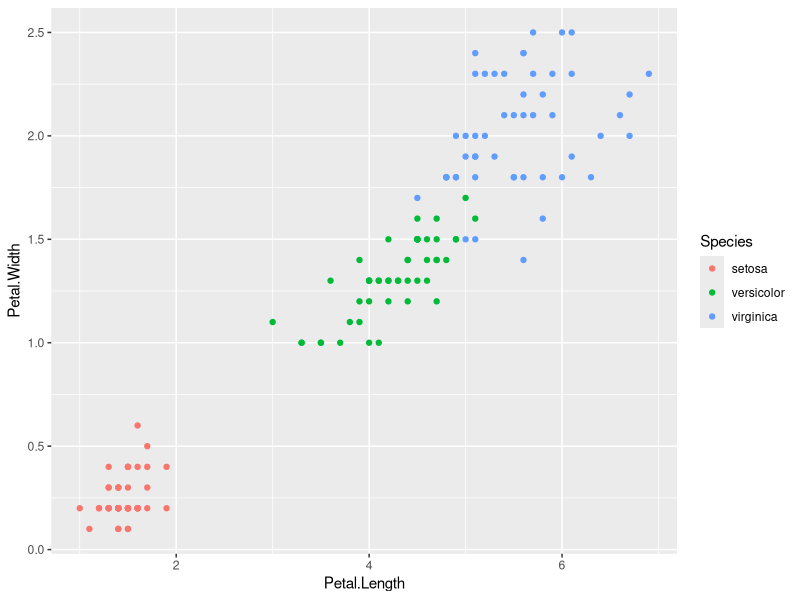
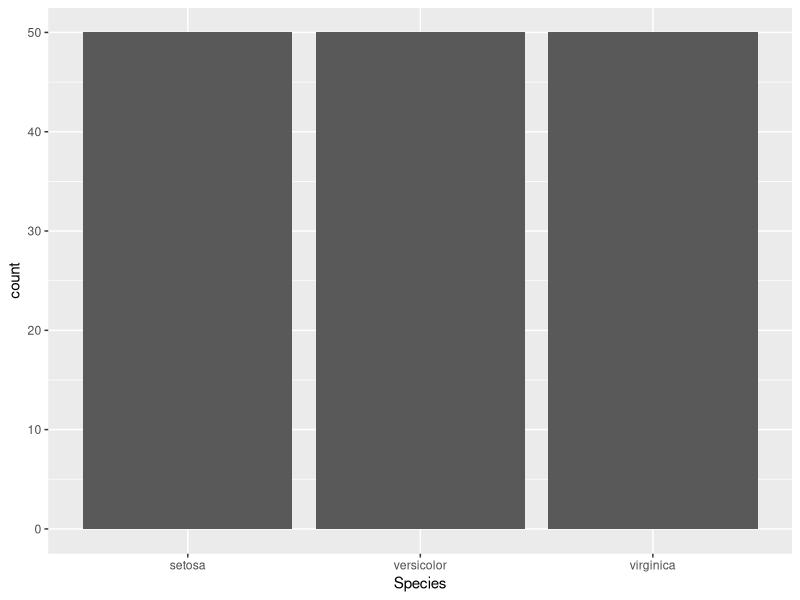
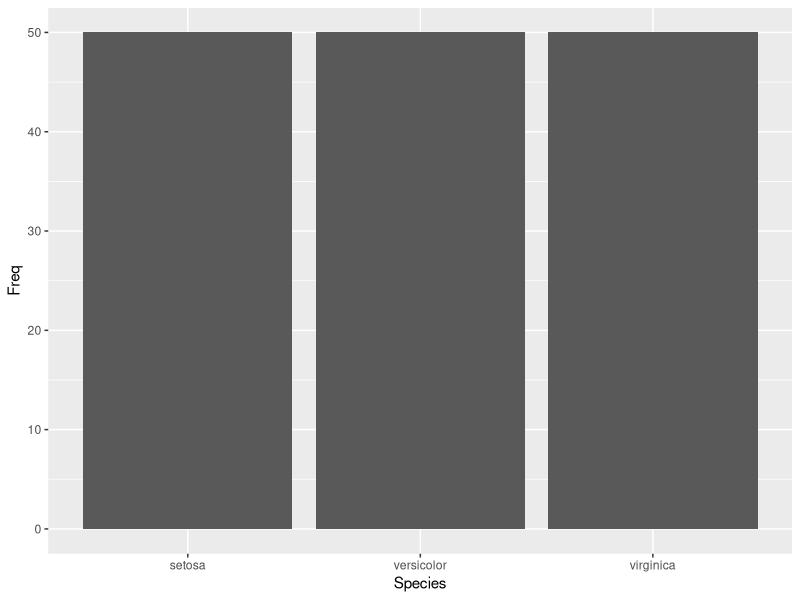
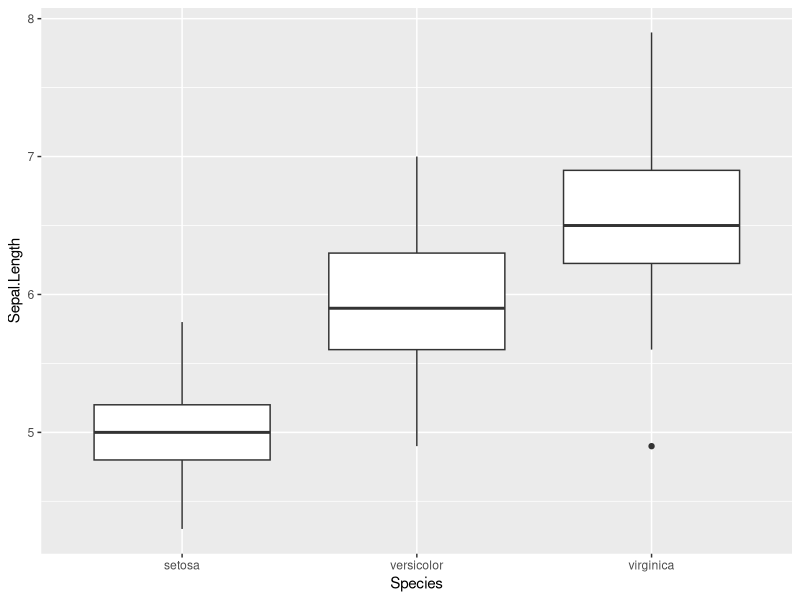
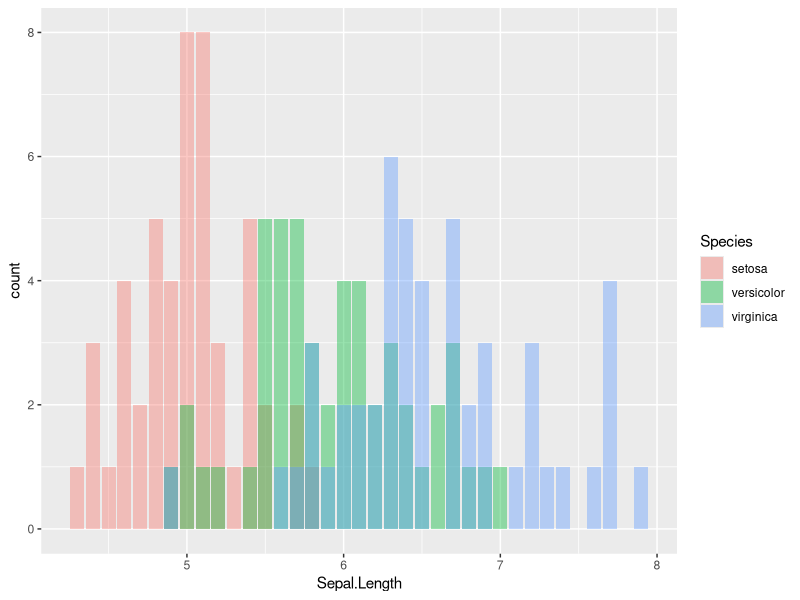
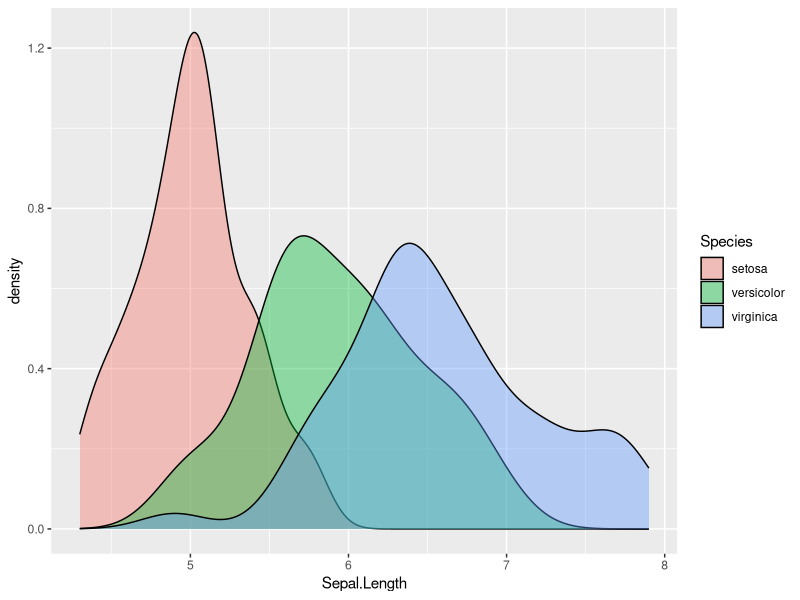
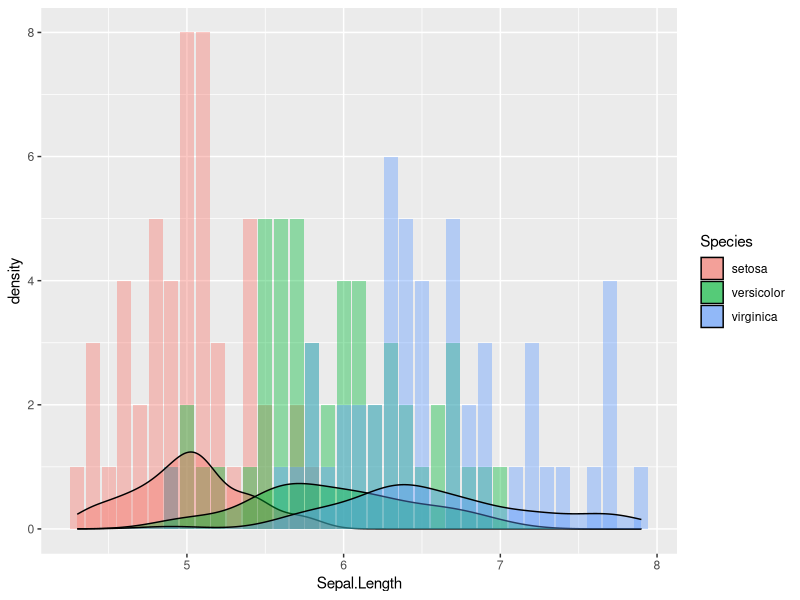

Here is the R script that generated these plots, in order: (Note: this script raises an error after producing the figures.)
## ---- chunk 1
data(iris)
install.packages('ggplot2')
library(ggplot2)

ggplot(data=iris,aes(x=Petal.Length,y=Petal.Width)) + geom_point(aes(col=Species))

ggp <- ggplot(iris,aes(x=Species))
ggp + geom_bar()

precounted = as.data.frame(table(iris$Species,dnn=c('Species')))
precounted
ggplot(precounted,aes(x=Species,y=Freq))+ geom_bar(stat='identity')

g_i =ggplot(iris,aes(x=Species,y=Sepal.Length))
g_i + geom_boxplot()

ggplot(iris,aes(x=Sepal.Length,fill=Species)) + geom_bar(position ='identity', alpha=0.4)

ggplot(iris,aes(x=Sepal.Length,fill=Species)) + geom_density(position = 'identity', alpha=0.4)

ggplot(iris,aes(x=Sepal.Length,fill=Species)) + geom_bar(position = 'identity', alpha=0.4)+ geom_density(position = 'identity', alpha=0.4)

ggplot(iris,aes(x=Sepal.Length,y=..density..,fill=Species)) + geom_bar(position = 'identity', alpha=0.4)+ geom_density(position = 'identity', alpha=0.4)

g1 <- ggplot(data=iris,aes(x=Sepal.Length,y=Sepal.Width)) + geom_point(shape=7,size=2)
g1

ggsave(filename='iris_scatter_plot.png',plot = g1)
## ---- chunk 2
rolling_dice = function(n){sample(1:6,size=n,rep=T)}
rolling_dice(100)
sum_of_two_dice = rolling_dice(10000) + rolling_dice(10000)
sum_of_two_dice
table(sum_of_two_dice)
barplot(table(sum_of_two_dice))
table(sum_of_two_dice) / length(sum_of_two_dice)
